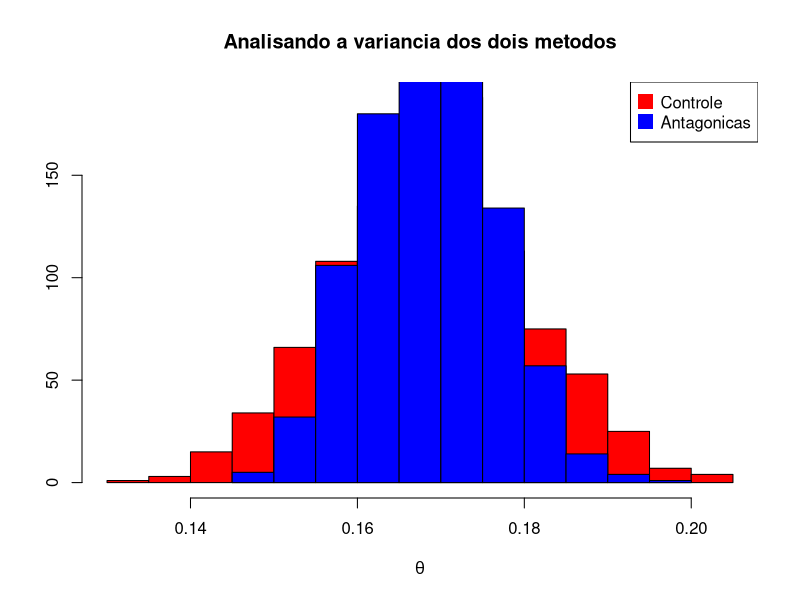

Source code (R):
# Atividade 3 ---------------------------------------------------------------
expo <- function(lambda){
  u <- runif(1)
  y <- -log(1-u)/lambda
  return(y)
}

expo_n <- function(n,lambda){
  x <- NULL
  for (i in 1:n){
    x[i] <- expo(lambda)
  }
  return(x)
}
require(plotly); require(dplyr)

# Item a ------------------------------------------------------------------

#Definindo I a v.a indicadora de  soma(iXi)>21.6 sabemos que E[I]=P(soma(iXi)>21.6)

I <- function(n,lambda){
  s <- sum(1:n*expo_n(n,1))
  if (s>=21.6){
    return(1)
  }
  else{
    return(0)
  }
}

#Vamos achar E[I] e assim estimar a probabilidade pedida

e <- 0
for (i in 1:1000){
  e[i] <- I(5,1)
}

# Item b ------------------------------------------------------------------
ant <- function(n){
  z1 <- z2 <- m <- prob <- NULL
  for (j in 1:n){
    for (i in 1:1000){
      u <- runif(5)
      z1[i] <- sum(1:5*(-log(u)))
      z2[i] <- sum(1:5*(-log(1-u)))
      
      if(z1[i]>21.6){z1[i]=1}
      else{z1[i]=0}
      if(z2[i]>21.6){z2[i]=1}
      else{z2[i]=0}
      m[i] <- mean(c(z1[i],z2[i]))
    }
    prob[j] <- mean(m)
  }
  return(prob)
}

mean(ant(1000))
# Item c ------------------------------------------------------------------

#Definindo a variavel controle Z=soma(iXi) ==> E[Z]=15 e Var[Z]=55
#Simulando cov(Y,Z), onde Y=I

cont <- function(n){
  prob <- NULL
  Y <- 0; Z <- 0
  for (i in 1:n){
    Y[i] <- I(5,1)
    Z[i] <- sum(1:5*expo_n(5,1))
  }
  cov <- cov(Y,Z)
  prob <- c(prob,mean(Y)-(cov/55)*(mean(Z)-15))
  return(prob)
}
cont(100)

# Item d ------------------------------------------------------------------

e1 <- 0
for (i in 1:1000){
  e1[i] <- cont(1000)
}

e <- ant(1000)
#Controle esta de vermelho e antagocnicas esta de azul
hist(e1, col="red", ylab=" ", 
     xlab=expression(theta), main="Analisando a variancia dos dois metodos" )
hist(e, col="blue", add=T)
legend("topright", legend=c("Controle","Antagonicas"), col=c("red", 
                                                      "blue"), pt.cex=2, pch=15 )
